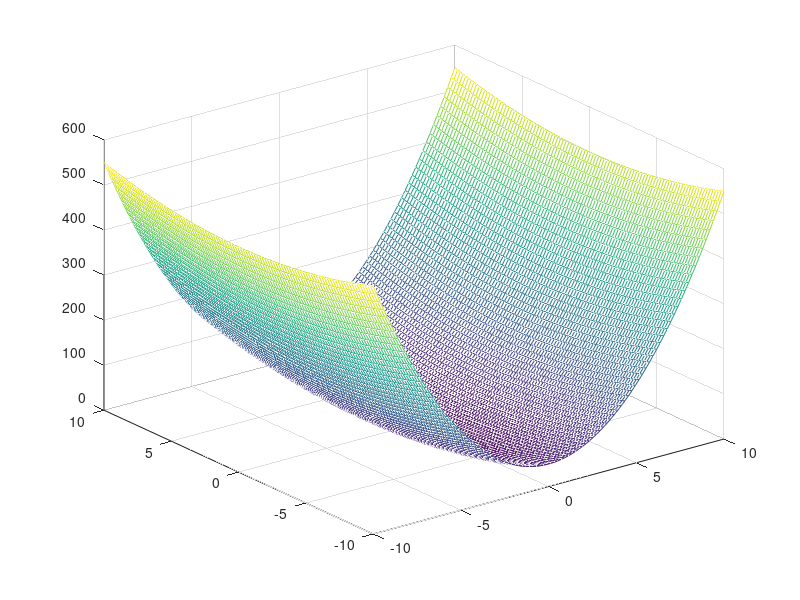
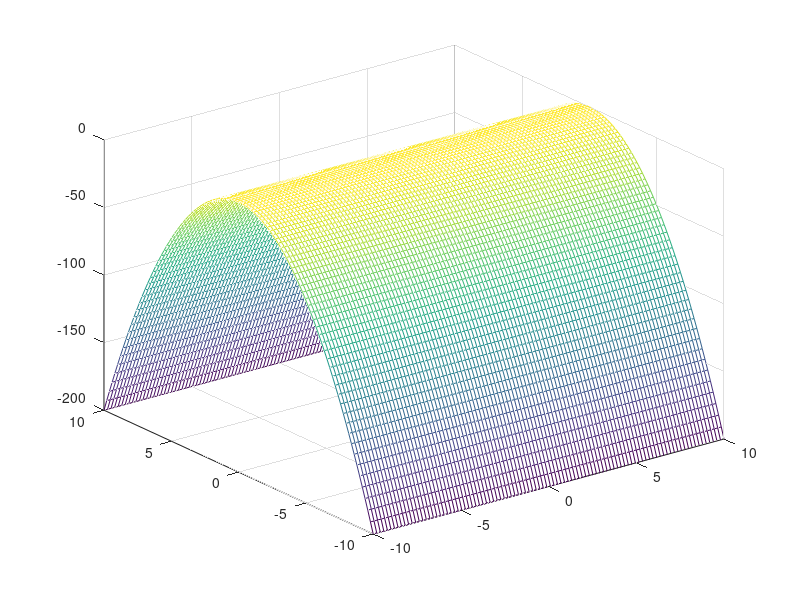
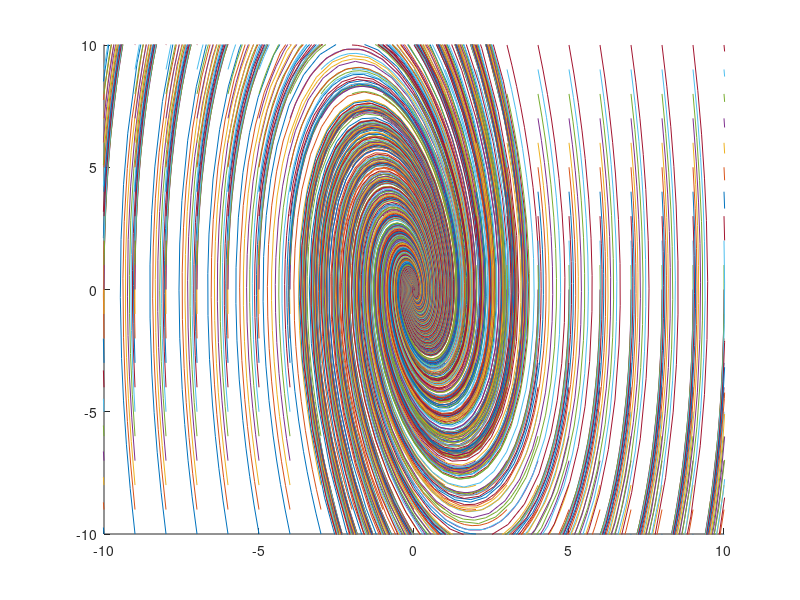

Reproduce these figures in MATLAB, in order.
function lyapunov_stability_and_control()
close all

global g L m k b

g = 9.81;
L = 2;
m = 1;
k = 10;
b = 2;

x = linspace(-10,10,100);
xdot = linspace(-10,10,100);
[xx,xxdot] = meshgrid(x,xdot);

%%%Mass Spring Damper System
V = (k/m)*0.5*(xx).^2 + 0.5*xxdot.^2;
Vdot = -(b/m)*xxdot.^2;

%%%Stable Pendulum
%V = g/(2*L)*0.5*(xx).^2 + 0.5*xxdot.^2;
%Vdot = -(b)*xxdot.^2;

%%%Nonlinear Stable Pendulum
%V = g/(2*L)*0.5*(xx).^2 + 0.5*xxdot.^2;
%Vdot = g/L*(xx.*xxdot-sin(xx).*xxdot)-(b)*xxdot.^2;

%%%Inverted Pendulum
%V = g/(2*L)*0.5*(xx).^2 + 0.5*xxdot.^2;
%Vdot = 2*g/L*xx.*xxdot-(b)*xxdot.^2;

%%%Nonlinear Unstable Pendulum
%V = g/(2*L)*0.5*(xx).^2 + 0.5*xxdot.^2;
%Vdot = g/L*(xx.*xxdot+sin(xx).*xxdot)-(b)*xxdot.^2;


%%%Make V and Vdot
figure()
mesh(xx,xxdot,V)
figure()
mesh(xx,xxdot,Vdot)

%%%Phase Portrait
figure()
for x = -10:1:10
    for xdot = -10:1:10
        [tout,xout] = ode45(@Derivs,[0 100],[x;xdot]);
        hold on
        plot(xout(:,1),xout(:,2))
    end
end
xlim([-10 10])
ylim([-10 10])

function dxdt = Derivs(t,xvec)
global k b m g L

x = xvec(1);
xdot = xvec(2);
%%%Mass spring damper
xdbldot = -b/m*xdot - k/m*x;
%%%Inverted Pendulum
%gam = -2*g/L*x;
%u = m*L^2*gam;
%xdbldot = g/L*x - b*xdot + u/(m*L^2);

%%%%Stable Pendulum
%xdbldot = -g/L*x - b*xdot;

%%%Stable Nonlinear Pendulum
%xdbldot = -g/L*sin(x) - b*xdot;

%%%Unstable Nonlinear Pendulum
%u = m*L^2*(-g/L*(x + sin(x)));
%xdbldot = g/L*sin(x) - b*xdot + u/(m*L^2);

dxdt = [xdot;xdbldot];
